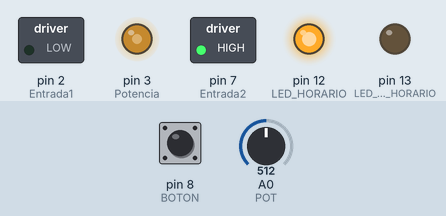
The sketch below on a simulated Arduino Uno, built with avr-gcc and run on an emulated ATmega328P. Shown: switched loads named in the sketch (green lamp = pin HIGH), output pins drawn as LEDs (lit = HIGH). Inputs (shaded band) come from the test bench; at power-on: A0 (POT) = 512, pin 8 (BOTON) HIGH.

Above: at 1.2 s.
1.3 s: A0 (POT) set to 716
At 2.5 s:
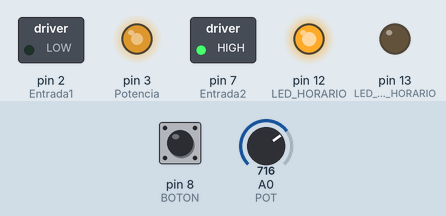
2.8 s: pin 8 (BOTON) pulled LOW for 0.15 s
At 2.87 s:
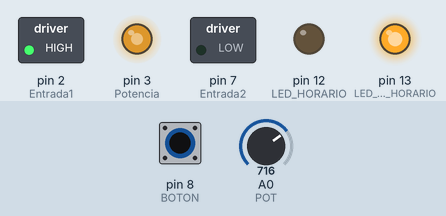
4.4 s: A0 (POT) set to 900
At 5.0 s:
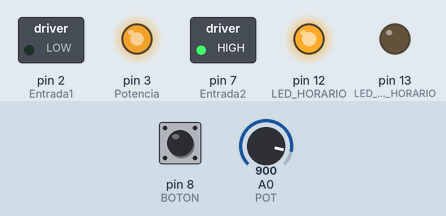
5.9 s: pin 8 (BOTON) pulled LOW for 1 s
At 6.2 s:
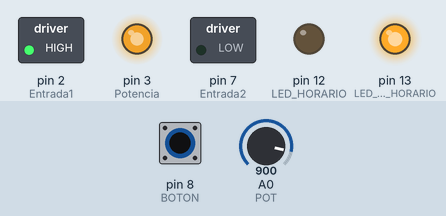
8.4 s: A0 (POT) set to 122
At 9.3 s:
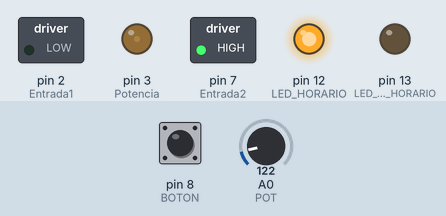
9.9 s: pin 8 (BOTON) pulled LOW for 0.15 s
At 9.97 s:
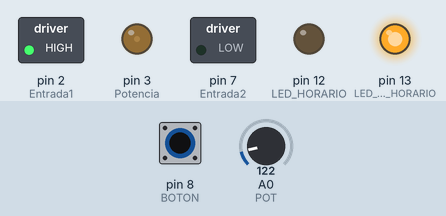
Timing chart, 0 to 12.5 s (numbered marks = the images above; inputs shaded):
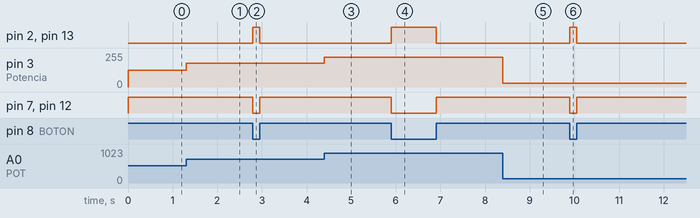

Measured:
- after the input at 1.3 s, pin 3 (Potencia): 127/255 → 178/255 at once
- after the input at 2.8 s, pin 2 (Entrada1), pin 13 (LED_ANTI_HORARIO): LOW → HIGH at once, → LOW 0.15 s later; pin 7 (Entrada2), pin 12 (LED_HORARIO): HIGH → LOW at once, → HIGH 0.15 s later
- after the input at 4.4 s, pin 3 (Potencia): 178/255 → 224/255 at once
- after the input at 5.9 s, pin 2 (Entrada1), pin 13 (LED_ANTI_HORARIO): LOW → HIGH at once, → LOW 1.0 s later; pin 7 (Entrada2), pin 12 (LED_HORARIO): HIGH → LOW at once, → HIGH 1.0 s later
- after the input at 8.4 s, pin 3 (Potencia): 224/255 → 30/255 at once
- after the input at 9.9 s, pin 2 (Entrada1), pin 13 (LED_ANTI_HORARIO): LOW → HIGH at once, → LOW 0.15 s later; pin 7 (Entrada2), pin 12 (LED_HORARIO): HIGH → LOW at once, → HIGH 0.15 s later

The sketch:

IOT.ino
```cpp
#define POT A0
#define BOTON 8
#define Potencia 3
#define Entrada1 2
#define Entrada2 7
#define LED_HORARIO 12
#define LED_ANTI_HORARIO 13

int valorPot = 0;
int velocidade = 0;
int estadoButton = 0;

void setup()
{
  //Define os pinos como saida
  Serial.begin(9600);
  pinMode(POT, INPUT);
  pinMode(BOTON, INPUT_PULLUP);
  pinMode(LED_HORARIO, OUTPUT);
  pinMode(LED_ANTI_HORARIO, OUTPUT);
  pinMode(Potencia, OUTPUT);
  pinMode(Entrada1, OUTPUT);
  pinMode(Entrada2, OUTPUT);
}

void loop()
{
  //Lê o valor de potenciometro
  valorPot = analogRead (POT);

  //Converte o valor do potenciometro
  velocidade = map(valorPot ,0 ,1023, 0, 255);

  //Lê o valor de buttonPin e armazena em estadoButton
   estadoButton = digitalRead (BOTON);

  //Define a velocidade de rotacao
  analogWrite(Potencia, velocidade);

  //Aciona o motor no sentido horário
  if (estadoButton == HIGH){
   		analogWrite(LED_HORARIO, 250);
    	analogWrite(LED_ANTI_HORARIO, 0);
  		digitalWrite(Entrada1, LOW);
 		digitalWrite(Entrada2, HIGH);

  }

  //Aciona o motor no sentido anti horário
  else{
    	analogWrite(LED_ANTI_HORARIO, 250);
    	analogWrite(LED_HORARIO, 0);
 		digitalWrite(Entrada1, HIGH);
  		digitalWrite(Entrada2, LOW);

  }
}  
```
